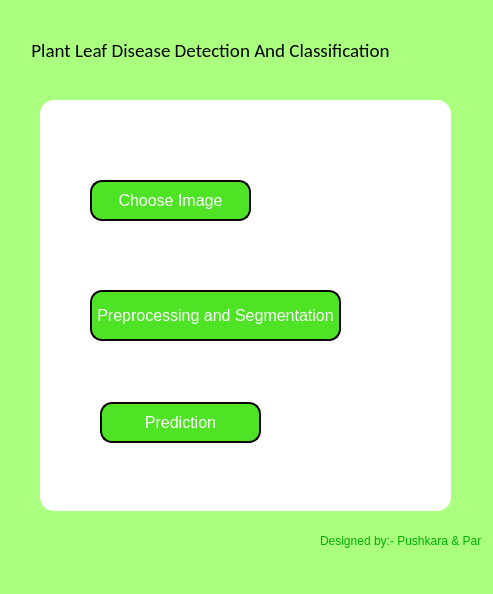
<?xml version="1.0" encoding="UTF-8"?>
<ui version="4.0">
 <class>MainWindow</class>
 <widget class="QMainWindow" name="MainWindow">
  <property name="geometry">
   <rect>
    <x>0</x>
    <y>0</y>
    <width>493</width>
    <height>594</height>
   </rect>
  </property>
  <property name="font">
   <font>
    <pointsize>10</pointsize>
   </font>
  </property>
  <property name="focusPolicy">
   <enum>Qt::NoFocus</enum>
  </property>
  <property name="windowTitle">
   <string>MainWindow</string>
  </property>
  <property name="layoutDirection">
   <enum>Qt::LeftToRight</enum>
  </property>
  <property name="styleSheet">
   <string notr="true">background-color:rgb(170, 255, 127)</string>
  </property>
  <widget class="QWidget" name="centralwidget">
   <widget class="QLabel" name="label">
    <property name="geometry">
     <rect>
      <x>30</x>
      <y>30</y>
      <width>361</width>
      <height>41</height>
     </rect>
    </property>
    <property name="font">
     <font>
      <family>Calibri</family>
      <pointsize>14</pointsize>
      <weight>50</weight>
      <italic>false</italic>
      <bold>false</bold>
     </font>
    </property>
    <property name="focusPolicy">
     <enum>Qt::TabFocus</enum>
    </property>
    <property name="layoutDirection">
     <enum>Qt::LeftToRight</enum>
    </property>
    <property name="text">
     <string>Plant Leaf Disease Detection And Classification</string>
    </property>
    <property name="alignment">
     <set>Qt::AlignCenter</set>
    </property>
   </widget>
   <widget class="QGroupBox" name="groupBox">
    <property name="geometry">
     <rect>
      <x>40</x>
      <y>100</y>
      <width>411</width>
      <height>411</height>
     </rect>
    </property>
    <property name="font">
     <font>
      <pointsize>9</pointsize>
     </font>
    </property>
    <property name="styleSheet">
     <string notr="true">background-color:white;
border-radius:14px;</string>
    </property>
    <property name="title">
     <string/>
    </property>
    <widget class="QPushButton" name="pushButton">
     <property name="geometry">
      <rect>
       <x>50</x>
       <y>80</y>
       <width>161</width>
       <height>41</height>
      </rect>
     </property>
     <property name="font">
      <font>
       <pointsize>12</pointsize>
      </font>
     </property>
     <property name="styleSheet">
      <string notr="true">background-color:rgb(78, 227, 37);
color:white;
border-radius:12px;
border-style:outset;
border-width:2px;
border-color:black;</string>
     </property>
     <property name="text">
      <string>Choose Image</string>
     </property>
    </widget>
    <widget class="QLabel" name="label_2">
     <property name="geometry">
      <rect>
       <x>250</x>
       <y>50</y>
       <width>101</width>
       <height>101</height>
      </rect>
     </property>
     <property name="text">
      <string/>
     </property>
     <property name="pixmap">
      <pixmap>plain-white-background.jpg</pixmap>
     </property>
     <property name="scaledContents">
      <bool>true</bool>
     </property>
    </widget>
    <widget class="QPushButton" name="pushButton_2">
     <property name="geometry">
      <rect>
       <x>50</x>
       <y>190</y>
       <width>251</width>
       <height>51</height>
      </rect>
     </property>
     <property name="font">
      <font>
       <pointsize>12</pointsize>
      </font>
     </property>
     <property name="styleSheet">
      <string notr="true">background-color:rgb(78, 227, 37);
color:white;
border-radius:12px;
border-style:outset;
border-width:2px;
border-color:black;</string>
     </property>
     <property name="text">
      <string>Preprocessing and Segmentation</string>
     </property>
    </widget>
    <widget class="QPushButton" name="pushButton_3">
     <property name="geometry">
      <rect>
       <x>60</x>
       <y>302</y>
       <width>161</width>
       <height>41</height>
      </rect>
     </property>
     <property name="font">
      <font>
       <pointsize>12</pointsize>
      </font>
     </property>
     <property name="styleSheet">
      <string notr="true">background-color:rgb(78, 227, 37);
color:white;
border-radius:12px;
border-style:outset;
border-width:2px;
border-color:black;</string>
     </property>
     <property name="text">
      <string>Prediction</string>
     </property>
    </widget>
   </widget>
   <widget class="QLabel" name="label_3">
    <property name="geometry">
     <rect>
      <x>390</x>
      <y>10</y>
      <width>81</width>
      <height>71</height>
     </rect>
    </property>
    <property name="text">
     <string/>
    </property>
    <property name="pixmap">
     <pixmap>../Downloads/FAVPNG_leaf-cartoon-animation-clip-art_FuqtZv9c.png</pixmap>
    </property>
    <property name="scaledContents">
     <bool>true</bool>
    </property>
   </widget>
   <widget class="QLabel" name="label_4">
    <property name="geometry">
     <rect>
      <x>320</x>
      <y>530</y>
      <width>161</width>
      <height>21</height>
     </rect>
    </property>
    <property name="styleSheet">
     <string notr="true">color:rgb(0, 175, 0);</string>
    </property>
    <property name="text">
     <string>Designed by:- Pushkara &amp; Pankaj</string>
    </property>
   </widget>
  </widget>
  <widget class="QMenuBar" name="menubar">
   <property name="geometry">
    <rect>
     <x>0</x>
     <y>0</y>
     <width>493</width>
     <height>21</height>
    </rect>
   </property>
  </widget>
  <widget class="QStatusBar" name="statusbar"/>
 </widget>
 <resources/>
 <connections/>
</ui>
